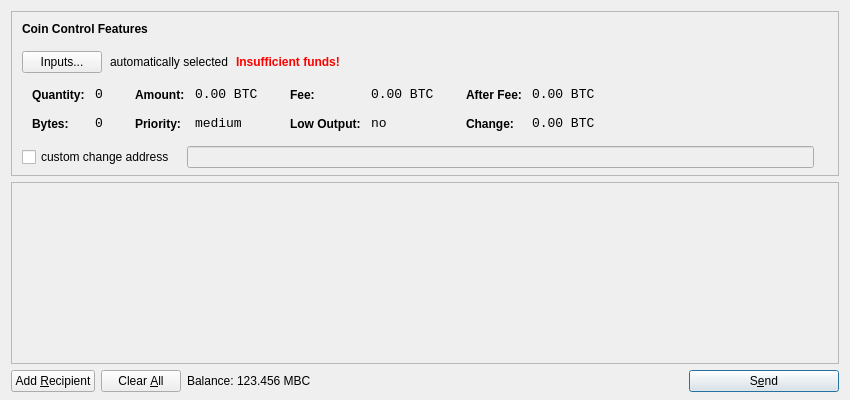
<?xml version="1.0" encoding="UTF-8"?>
<ui version="4.0">
 <class>SendCoinsDialog</class>
 <widget class="QDialog" name="SendCoinsDialog">
  <property name="geometry">
   <rect>
    <x>0</x>
    <y>0</y>
    <width>850</width>
    <height>400</height>
   </rect>
  </property>
  <property name="windowTitle">
   <string>Send Coins</string>
  </property>
  <layout class="QVBoxLayout" name="verticalLayout" stretch="0,1,0">
   <property name="bottomMargin">
    <number>8</number>
   </property>
   <item>
    <widget class="QFrame" name="frameCoinControl">
     <property name="sizePolicy">
      <sizepolicy hsizetype="Expanding" vsizetype="Expanding">
       <horstretch>0</horstretch>
       <verstretch>0</verstretch>
      </sizepolicy>
     </property>
     <property name="maximumSize">
      <size>
       <width>16777215</width>
       <height>16777215</height>
      </size>
     </property>
     <property name="frameShape">
      <enum>QFrame::StyledPanel</enum>
     </property>
     <property name="frameShadow">
      <enum>QFrame::Sunken</enum>
     </property>
     <layout class="QVBoxLayout" name="verticalLayoutCoinControl2">
      <property name="spacing">
       <number>-1</number>
      </property>
      <property name="leftMargin">
       <number>0</number>
      </property>
      <property name="topMargin">
       <number>0</number>
      </property>
      <property name="rightMargin">
       <number>0</number>
      </property>
      <property name="bottomMargin">
       <number>6</number>
      </property>
      <item>
       <layout class="QVBoxLayout" name="verticalLayoutCoinControl" stretch="0,0,0,0,1">
        <property name="spacing">
         <number>0</number>
        </property>
        <property name="leftMargin">
         <number>10</number>
        </property>
        <property name="topMargin">
         <number>10</number>
        </property>
        <item>
         <layout class="QHBoxLayout" name="horizontalLayoutCoinControl1">
          <property name="bottomMargin">
           <number>15</number>
          </property>
          <item>
           <widget class="QLabel" name="labelCoinControlFeatures">
            <property name="sizePolicy">
             <sizepolicy hsizetype="Preferred" vsizetype="Maximum">
              <horstretch>0</horstretch>
              <verstretch>0</verstretch>
             </sizepolicy>
            </property>
            <property name="font">
             <font>
              <weight>75</weight>
              <bold>true</bold>
             </font>
            </property>
            <property name="styleSheet">
             <string notr="true">font-weight:bold;</string>
            </property>
            <property name="text">
             <string>Coin Control Features</string>
            </property>
           </widget>
          </item>
         </layout>
        </item>
        <item>
         <layout class="QHBoxLayout" name="horizontalLayoutCoinControl2" stretch="0,0,0,0">
          <property name="spacing">
           <number>8</number>
          </property>
          <property name="bottomMargin">
           <number>10</number>
          </property>
          <item>
           <widget class="QPushButton" name="pushButtonCoinControl">
            <property name="styleSheet">
             <string notr="true"/>
            </property>
            <property name="text">
             <string>Inputs...</string>
            </property>
           </widget>
          </item>
          <item>
           <widget class="QLabel" name="labelCoinControlAutomaticallySelected">
            <property name="text">
             <string>automatically selected</string>
            </property>
            <property name="margin">
             <number>5</number>
            </property>
           </widget>
          </item>
          <item>
           <widget class="QLabel" name="labelCoinControlInsuffFunds">
            <property name="font">
             <font>
              <weight>75</weight>
              <bold>true</bold>
             </font>
            </property>
            <property name="styleSheet">
             <string notr="true">color:red;font-weight:bold;</string>
            </property>
            <property name="text">
             <string>Insufficient funds!</string>
            </property>
            <property name="margin">
             <number>5</number>
            </property>
           </widget>
          </item>
          <item>
           <spacer name="horizontalSpacerCoinControl">
            <property name="orientation">
             <enum>Qt::Horizontal</enum>
            </property>
            <property name="sizeHint" stdset="0">
             <size>
              <width>40</width>
              <height>1</height>
             </size>
            </property>
           </spacer>
          </item>
         </layout>
        </item>
        <item>
         <widget class="QWidget" name="widgetCoinControl" native="true">
          <property name="sizePolicy">
           <sizepolicy hsizetype="Preferred" vsizetype="Preferred">
            <horstretch>0</horstretch>
            <verstretch>0</verstretch>
           </sizepolicy>
          </property>
          <property name="minimumSize">
           <size>
            <width>0</width>
            <height>0</height>
           </size>
          </property>
          <property name="styleSheet">
           <string notr="true"/>
          </property>
          <layout class="QHBoxLayout" name="horizontalLayoutCoinControl5">
           <property name="margin">
            <number>0</number>
           </property>
           <item>
            <layout class="QHBoxLayout" name="horizontalLayoutCoinControl3" stretch="0,0,0,1">
             <property name="spacing">
              <number>20</number>
             </property>
             <property name="topMargin">
              <number>0</number>
             </property>
             <property name="bottomMargin">
              <number>10</number>
             </property>
             <item>
              <layout class="QFormLayout" name="formLayoutCoinControl1">
               <property name="horizontalSpacing">
                <number>10</number>
               </property>
               <property name="verticalSpacing">
                <number>14</number>
               </property>
               <property name="leftMargin">
                <number>10</number>
               </property>
               <property name="topMargin">
                <number>4</number>
               </property>
               <property name="rightMargin">
                <number>6</number>
               </property>
               <item row="0" column="0">
                <widget class="QLabel" name="labelCoinControlQuantityText">
                 <property name="styleSheet">
                  <string notr="true">font-weight:bold;</string>
                 </property>
                 <property name="text">
                  <string>Quantity:</string>
                 </property>
                 <property name="margin">
                  <number>0</number>
                 </property>
                </widget>
               </item>
               <item row="0" column="1">
                <widget class="QLabel" name="labelCoinControlQuantity">
                 <property name="font">
                  <font>
                   <family>Monospace</family>
                   <pointsize>10</pointsize>
                  </font>
                 </property>
                 <property name="cursor">
                  <cursorShape>IBeamCursor</cursorShape>
                 </property>
                 <property name="contextMenuPolicy">
                  <enum>Qt::ActionsContextMenu</enum>
                 </property>
                 <property name="text">
                  <string notr="true">0</string>
                 </property>
                 <property name="margin">
                  <number>0</number>
                 </property>
                 <property name="textInteractionFlags">
                  <set>Qt::LinksAccessibleByMouse|Qt::TextSelectableByKeyboard|Qt::TextSelectableByMouse</set>
                 </property>
                </widget>
               </item>
               <item row="1" column="0">
                <widget class="QLabel" name="labelCoinControlBytesText">
                 <property name="styleSheet">
                  <string notr="true">font-weight:bold;</string>
                 </property>
                 <property name="text">
                  <string>Bytes:</string>
                 </property>
                </widget>
               </item>
               <item row="1" column="1">
                <widget class="QLabel" name="labelCoinControlBytes">
                 <property name="font">
                  <font>
                   <family>Monospace</family>
                   <pointsize>10</pointsize>
                  </font>
                 </property>
                 <property name="cursor">
                  <cursorShape>IBeamCursor</cursorShape>
                 </property>
                 <property name="contextMenuPolicy">
                  <enum>Qt::ActionsContextMenu</enum>
                 </property>
                 <property name="text">
                  <string notr="true">0</string>
                 </property>
                 <property name="textInteractionFlags">
                  <set>Qt::LinksAccessibleByMouse|Qt::TextSelectableByKeyboard|Qt::TextSelectableByMouse</set>
                 </property>
                </widget>
               </item>
              </layout>
             </item>
             <item>
              <layout class="QFormLayout" name="formLayoutCoinControl2">
               <property name="horizontalSpacing">
                <number>10</number>
               </property>
               <property name="verticalSpacing">
                <number>14</number>
               </property>
               <property name="leftMargin">
                <number>6</number>
               </property>
               <property name="topMargin">
                <number>4</number>
               </property>
               <property name="rightMargin">
                <number>6</number>
               </property>
               <item row="0" column="0">
                <widget class="QLabel" name="labelCoinControlAmountText">
                 <property name="styleSheet">
                  <string notr="true">font-weight:bold;</string>
                 </property>
                 <property name="text">
                  <string>Amount:</string>
                 </property>
                 <property name="margin">
                  <number>0</number>
                 </property>
                </widget>
               </item>
               <item row="0" column="1">
                <widget class="QLabel" name="labelCoinControlAmount">
                 <property name="font">
                  <font>
                   <family>Monospace</family>
                   <pointsize>10</pointsize>
                  </font>
                 </property>
                 <property name="cursor">
                  <cursorShape>IBeamCursor</cursorShape>
                 </property>
                 <property name="contextMenuPolicy">
                  <enum>Qt::ActionsContextMenu</enum>
                 </property>
                 <property name="text">
                  <string notr="true">0.00 BTC</string>
                 </property>
                 <property name="textInteractionFlags">
                  <set>Qt::LinksAccessibleByMouse|Qt::TextSelectableByKeyboard|Qt::TextSelectableByMouse</set>
                 </property>
                </widget>
               </item>
               <item row="1" column="0">
                <widget class="QLabel" name="labelCoinControlPriorityText">
                 <property name="styleSheet">
                  <string notr="true">font-weight:bold;</string>
                 </property>
                 <property name="text">
                  <string>Priority:</string>
                 </property>
                </widget>
               </item>
               <item row="1" column="1">
                <widget class="QLabel" name="labelCoinControlPriority">
                 <property name="font">
                  <font>
                   <family>Monospace</family>
                   <pointsize>10</pointsize>
                  </font>
                 </property>
                 <property name="cursor">
                  <cursorShape>IBeamCursor</cursorShape>
                 </property>
                 <property name="contextMenuPolicy">
                  <enum>Qt::ActionsContextMenu</enum>
                 </property>
                 <property name="text">
                  <string>medium</string>
                 </property>
                 <property name="textInteractionFlags">
                  <set>Qt::LinksAccessibleByMouse|Qt::TextSelectableByKeyboard|Qt::TextSelectableByMouse</set>
                 </property>
                </widget>
               </item>
              </layout>
             </item>
             <item>
              <layout class="QFormLayout" name="formLayoutCoinControl3">
               <property name="horizontalSpacing">
                <number>10</number>
               </property>
               <property name="verticalSpacing">
                <number>14</number>
               </property>
               <property name="leftMargin">
                <number>6</number>
               </property>
               <property name="topMargin">
                <number>4</number>
               </property>
               <property name="rightMargin">
                <number>6</number>
               </property>
               <item row="0" column="0">
                <widget class="QLabel" name="labelCoinControlFeeText">
                 <property name="styleSheet">
                  <string notr="true">font-weight:bold;</string>
                 </property>
                 <property name="text">
                  <string>Fee:</string>
                 </property>
                 <property name="margin">
                  <number>0</number>
                 </property>
                </widget>
               </item>
               <item row="0" column="1">
                <widget class="QLabel" name="labelCoinControlFee">
                 <property name="font">
                  <font>
                   <family>Monospace</family>
                   <pointsize>10</pointsize>
                  </font>
                 </property>
                 <property name="cursor">
                  <cursorShape>IBeamCursor</cursorShape>
                 </property>
                 <property name="contextMenuPolicy">
                  <enum>Qt::ActionsContextMenu</enum>
                 </property>
                 <property name="text">
                  <string notr="true">0.00 BTC</string>
                 </property>
                 <property name="textInteractionFlags">
                  <set>Qt::LinksAccessibleByMouse|Qt::TextSelectableByKeyboard|Qt::TextSelectableByMouse</set>
                 </property>
                </widget>
               </item>
               <item row="1" column="0">
                <widget class="QLabel" name="labelCoinControlLowOutputText">
                 <property name="styleSheet">
                  <string notr="true">font-weight:bold;</string>
                 </property>
                 <property name="text">
                  <string>Low Output:</string>
                 </property>
                </widget>
               </item>
               <item row="1" column="1">
                <widget class="QLabel" name="labelCoinControlLowOutput">
                 <property name="font">
                  <font>
                   <family>Monospace</family>
                   <pointsize>10</pointsize>
                  </font>
                 </property>
                 <property name="cursor">
                  <cursorShape>IBeamCursor</cursorShape>
                 </property>
                 <property name="contextMenuPolicy">
                  <enum>Qt::ActionsContextMenu</enum>
                 </property>
                 <property name="text">
                  <string>no</string>
                 </property>
                 <property name="textInteractionFlags">
                  <set>Qt::LinksAccessibleByMouse|Qt::TextSelectableByKeyboard|Qt::TextSelectableByMouse</set>
                 </property>
                </widget>
               </item>
              </layout>
             </item>
             <item>
              <layout class="QFormLayout" name="formLayoutCoinControl4">
               <property name="horizontalSpacing">
                <number>10</number>
               </property>
               <property name="verticalSpacing">
                <number>14</number>
               </property>
               <property name="leftMargin">
                <number>6</number>
               </property>
               <property name="topMargin">
                <number>4</number>
               </property>
               <property name="rightMargin">
                <number>6</number>
               </property>
               <item row="0" column="0">
                <widget class="QLabel" name="labelCoinControlAfterFeeText">
                 <property name="styleSheet">
                  <string notr="true">font-weight:bold;</string>
                 </property>
                 <property name="text">
                  <string>After Fee:</string>
                 </property>
                 <property name="margin">
                  <number>0</number>
                 </property>
                </widget>
               </item>
               <item row="0" column="1">
                <widget class="QLabel" name="labelCoinControlAfterFee">
                 <property name="font">
                  <font>
                   <family>Monospace</family>
                   <pointsize>10</pointsize>
                  </font>
                 </property>
                 <property name="cursor">
                  <cursorShape>IBeamCursor</cursorShape>
                 </property>
                 <property name="contextMenuPolicy">
                  <enum>Qt::ActionsContextMenu</enum>
                 </property>
                 <property name="text">
                  <string notr="true">0.00 BTC</string>
                 </property>
                 <property name="textInteractionFlags">
                  <set>Qt::LinksAccessibleByMouse|Qt::TextSelectableByKeyboard|Qt::TextSelectableByMouse</set>
                 </property>
                </widget>
               </item>
               <item row="1" column="0">
                <widget class="QLabel" name="labelCoinControlChangeText">
                 <property name="styleSheet">
                  <string notr="true">font-weight:bold;</string>
                 </property>
                 <property name="text">
                  <string>Change:</string>
                 </property>
                </widget>
               </item>
               <item row="1" column="1">
                <widget class="QLabel" name="labelCoinControlChange">
                 <property name="font">
                  <font>
                   <family>Monospace</family>
                   <pointsize>10</pointsize>
                  </font>
                 </property>
                 <property name="cursor">
                  <cursorShape>IBeamCursor</cursorShape>
                 </property>
                 <property name="contextMenuPolicy">
                  <enum>Qt::ActionsContextMenu</enum>
                 </property>
                 <property name="text">
                  <string notr="true">0.00 BTC</string>
                 </property>
                 <property name="textInteractionFlags">
                  <set>Qt::LinksAccessibleByMouse|Qt::TextSelectableByKeyboard|Qt::TextSelectableByMouse</set>
                 </property>
                </widget>
               </item>
              </layout>
             </item>
            </layout>
           </item>
          </layout>
         </widget>
        </item>
        <item>
         <layout class="QHBoxLayout" name="horizontalLayoutCoinControl4" stretch="0,0,0">
          <property name="spacing">
           <number>12</number>
          </property>
          <property name="sizeConstraint">
           <enum>QLayout::SetDefaultConstraint</enum>
          </property>
          <property name="topMargin">
           <number>5</number>
          </property>
          <property name="rightMargin">
           <number>5</number>
          </property>
          <item>
           <widget class="QCheckBox" name="checkBoxCoinControlChange">
            <property name="text">
             <string>custom change address</string>
            </property>
           </widget>
          </item>
          <item>
           <widget class="QLineEdit" name="lineEditCoinControlChange">
            <property name="enabled">
             <bool>false</bool>
            </property>
            <property name="sizePolicy">
             <sizepolicy hsizetype="Expanding" vsizetype="Fixed">
              <horstretch>0</horstretch>
              <verstretch>0</verstretch>
             </sizepolicy>
            </property>
           </widget>
          </item>
          <item>
           <widget class="QLabel" name="labelCoinControlChangeLabel">
            <property name="sizePolicy">
             <sizepolicy hsizetype="Preferred" vsizetype="Expanding">
              <horstretch>0</horstretch>
              <verstretch>0</verstretch>
             </sizepolicy>
            </property>
            <property name="minimumSize">
             <size>
              <width>0</width>
              <height>0</height>
             </size>
            </property>
            <property name="text">
             <string/>
            </property>
            <property name="margin">
             <number>3</number>
            </property>
           </widget>
          </item>
         </layout>
        </item>
        <item>
         <spacer name="verticalSpacerCoinControl">
          <property name="orientation">
           <enum>Qt::Vertical</enum>
          </property>
          <property name="sizeHint" stdset="0">
           <size>
            <width>800</width>
            <height>1</height>
           </size>
          </property>
         </spacer>
        </item>
       </layout>
      </item>
     </layout>
    </widget>
   </item>
   <item>
    <widget class="QScrollArea" name="scrollArea">
     <property name="widgetResizable">
      <bool>true</bool>
     </property>
     <widget class="QWidget" name="scrollAreaWidgetContents">
      <property name="geometry">
       <rect>
        <x>0</x>
        <y>0</y>
        <width>830</width>
        <height>165</height>
       </rect>
      </property>
      <layout class="QVBoxLayout" name="verticalLayout_2">
       <property name="margin">
        <number>0</number>
       </property>
       <item>
        <layout class="QVBoxLayout" name="entries">
         <property name="spacing">
          <number>6</number>
         </property>
        </layout>
       </item>
       <item>
        <spacer name="verticalSpacer">
         <property name="orientation">
          <enum>Qt::Vertical</enum>
         </property>
         <property name="sizeHint" stdset="0">
          <size>
           <width>20</width>
           <height>40</height>
          </size>
         </property>
        </spacer>
       </item>
      </layout>
     </widget>
    </widget>
   </item>
   <item>
    <layout class="QHBoxLayout" name="horizontalLayout">
     <item>
      <widget class="QPushButton" name="addButton">
       <property name="toolTip">
        <string>Send to multiple recipients at once</string>
       </property>
       <property name="text">
        <string>Add &amp;Recipient</string>
       </property>
       <property name="icon">
        <iconset resource="../bitcoin.qrc">
         <normaloff>:/icons/add</normaloff>:/icons/add</iconset>
       </property>
       <property name="autoDefault">
        <bool>false</bool>
       </property>
      </widget>
     </item>
     <item>
      <widget class="QPushButton" name="clearButton">
       <property name="sizePolicy">
        <sizepolicy hsizetype="Minimum" vsizetype="Fixed">
         <horstretch>0</horstretch>
         <verstretch>0</verstretch>
        </sizepolicy>
       </property>
       <property name="toolTip">
        <string>Remove all transaction fields</string>
       </property>
       <property name="text">
        <string>Clear &amp;All</string>
       </property>
       <property name="icon">
        <iconset resource="../bitcoin.qrc">
         <normaloff>:/icons/remove</normaloff>:/icons/remove</iconset>
       </property>
       <property name="autoRepeatDelay">
        <number>300</number>
       </property>
       <property name="autoDefault">
        <bool>false</bool>
       </property>
      </widget>
     </item>
     <item>
      <layout class="QHBoxLayout" name="horizontalLayout_2">
       <property name="spacing">
        <number>3</number>
       </property>
       <item>
        <widget class="QLabel" name="label">
         <property name="text">
          <string>Balance:</string>
         </property>
        </widget>
       </item>
       <item>
        <widget class="QLabel" name="labelBalance">
         <property name="cursor">
          <cursorShape>IBeamCursor</cursorShape>
         </property>
         <property name="text">
          <string>123.456 MBC</string>
         </property>
         <property name="textInteractionFlags">
          <set>Qt::LinksAccessibleByMouse|Qt::TextSelectableByKeyboard|Qt::TextSelectableByMouse</set>
         </property>
        </widget>
       </item>
      </layout>
     </item>
     <item>
      <spacer name="horizontalSpacer">
       <property name="orientation">
        <enum>Qt::Horizontal</enum>
       </property>
       <property name="sizeHint" stdset="0">
        <size>
         <width>40</width>
         <height>20</height>
        </size>
       </property>
      </spacer>
     </item>
     <item>
      <widget class="QPushButton" name="sendButton">
       <property name="minimumSize">
        <size>
         <width>150</width>
         <height>0</height>
        </size>
       </property>
       <property name="toolTip">
        <string>Confirm the send action</string>
       </property>
       <property name="text">
        <string>S&amp;end</string>
       </property>
       <property name="icon">
        <iconset resource="../bitcoin.qrc">
         <normaloff>:/icons/send</normaloff>:/icons/send</iconset>
       </property>
       <property name="default">
        <bool>true</bool>
       </property>
      </widget>
     </item>
    </layout>
   </item>
  </layout>
 </widget>
 <resources>
  <include location="../bitcoin.qrc"/>
 </resources>
 <connections/>
</ui>
